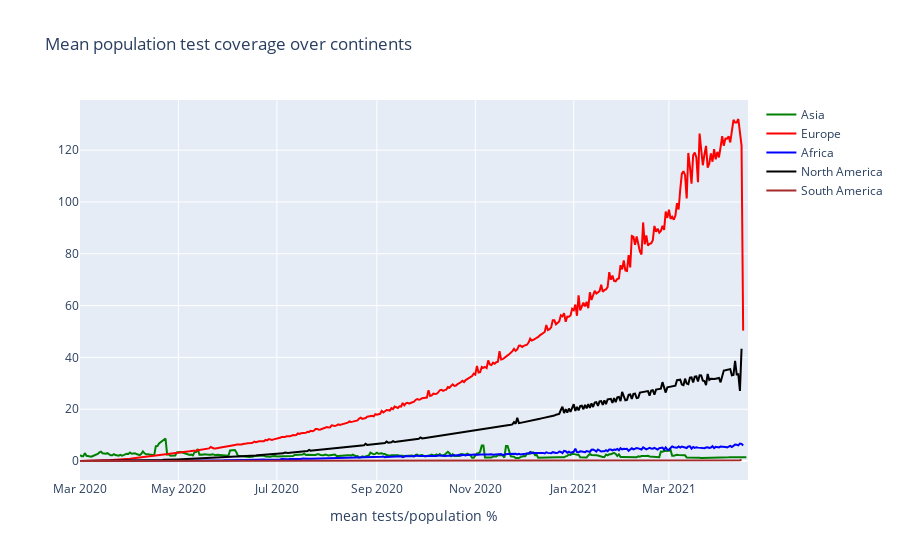

Notebook code for this chart:
### Code cell
trace1 = go.Scatter(
                    x = df2[(df2['continent']=='Asia')&(df2['datetime']>='2020-03-01')].groupby(['date','continent'])['date'].apply(lambda x: np.unique(x)[0]),
                    y = df2[(df2['continent']=='Asia')&(df2['datetime']>='2020-03-01')].groupby(['date','continent'])['death_rate'].mean()*100,
                    mode = "lines",
                    name = "Asia",
                    marker = dict(color = 'green'),
)

trace2 = go.Scatter(
                    x = df2[(df2['continent']=='Europe')&(df2['datetime']>='2020-03-01')].groupby(['date','continent'])['date'].apply(lambda x: np.unique(x)[0]),
                    y = df2[(df2['continent']=='Europe')&(df2['datetime']>='2020-03-01')].groupby(['date','continent'])['population_coverage'].mean()*100,
                    mode = "lines",
                    name = "Europe",
                    marker = dict(color = 'red'),
)

trace3 = go.Scatter(
                    x = df2[(df2['continent']=='Africa')&(df2['datetime']>='2020-03-01')].groupby(['date','continent'])['date'].apply(lambda x: np.unique(x)[0]),
                    y = df2[(df2['continent']=='Africa')&(df2['datetime']>='2020-03-01')].groupby(['date','continent'])['population_coverage'].mean()*100,
                    mode = "lines",
                    name = "Africa",
                    marker = dict(color = 'blue'),
)

trace4 = go.Scatter(
                    x = df2[(df2['continent']=='North America')&(df2['datetime']>='2020-03-01')].groupby(['date','continent'])['date'].apply(lambda x: np.unique(x)[0]),
                    y = df2[(df2['continent']=='North America')&(df2['datetime']>='2020-03-01')].groupby(['date','continent'])['population_coverage'].mean()*100,
                    mode = "lines",
                    name = "North America",
                    marker = dict(color = 'black'),
)

trace5 = go.Scatter(
                    x = df2[(df2['continent']=='South America')&(df2['datetime']>='2020-03-01')].groupby(['date','continent'])['date'].apply(lambda x: np.unique(x)[0]),
                    y = df2[(df2['continent']=='South America')&(df2['datetime']>='2020-03-01')].groupby(['date','continent'])['population_coverage'].mean(),
                    mode = "lines",
                    name = "South America",
                    marker = dict(color = 'brown'),
)
data = [trace1,trace2,trace3,trace4,trace5]
layout = dict(title = 'Mean population test coverage over continents',
              xaxis= dict(title= 'mean tests/population %',ticklen= 5,zeroline= False)
             )
fig = dict(data = data, layout = layout)
iplot(fig)

### Figure 1 — Plotly figure (JSON) as saved in the notebook; plotly's stock layout.template omitted (floating-point values rounded to 4 significant figures; data arrays with more than 128 entries replaced by an {"elided": "..."} marker saying what was removed)
{"data": [{"marker": {"color": "green"}, "mode": "lines", "name": "Asia", "type": "scatter", "x": {"elided": "415 str values"}, "y": {"elided": "415 float values"}}, {"marker": {"color": "red"}, "mode": "lines", "name": "Europe", "type": "scatter", "x": {"elided": "414 str values"}, "y": {"elided": "414 float values"}}, {"marker": {"color": "blue"}, "mode": "lines", "name": "Africa", "type": "scatter", "x": {"elided": "414 str values"}, "y": {"elided": "414 float values"}}, {"marker": {"color": "black"}, "mode": "lines", "name": "North America", "type": "scatter", "x": {"elided": "414 str values"}, "y": {"elided": "414 float values"}}, {"marker": {"color": "brown"}, "mode": "lines", "name": "South America", "type": "scatter", "x": {"elided": "414 str values"}, "y": {"elided": "414 float values"}}], "layout": {"title": {"text": "Mean population test coverage over continents"}, "xaxis": {"ticklen": 5, "title": {"text": "mean tests/population %"}, "zeroline": false}}}
